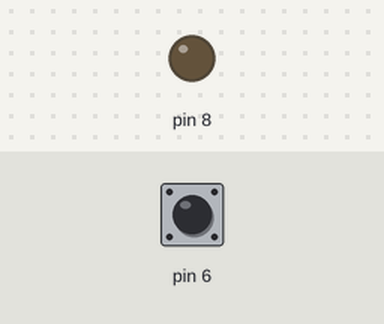
A sketch run on a simulated Arduino Uno, built with avr-gcc and run on an emulated ATmega328P. Shown: output pins drawn as LEDs (lit = HIGH). The inputs (shaded band) are chosen by the test bench; at power-on: pin 6 HIGH.

Above: at 1.2 s.
1.3 s: pin 6 pulled LOW for 0.15 s
At 1.37 s:
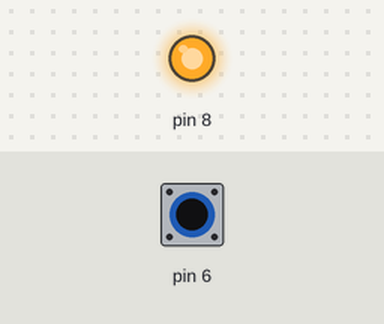
2.9 s: pin 6 pulled LOW for 3.2 s
At 7.0 s:
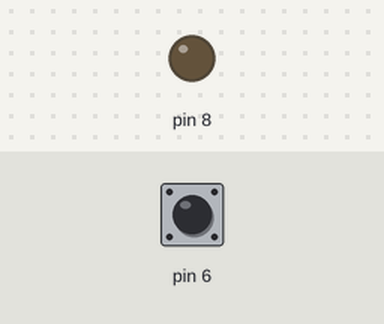
Timing chart, 0 to 8.5 s (numbered marks = the images above; inputs shaded):
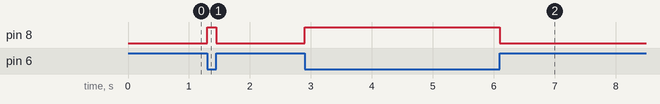

Measured:
- after the input at 1.3 s, pin 8: LOW → HIGH at once, → LOW 0.15 s later
- after the input at 2.9 s, pin 8: LOW → HIGH at once, → LOW 3.2 s later

The sketch:

Break_Wire_Detector.ino
```cpp
void setup()
{

  pinMode(8,OUTPUT);
  pinMode(6,INPUT_PULLUP);
  digitalWrite(8,HIGH);

}

void loop()
{
  int wire = digitalRead(6);
  if(wire == 1)

  {
    digitalWrite(8,LOW);

  }
  else
  {
  digitalWrite(8,HIGH);
  }
}
```
